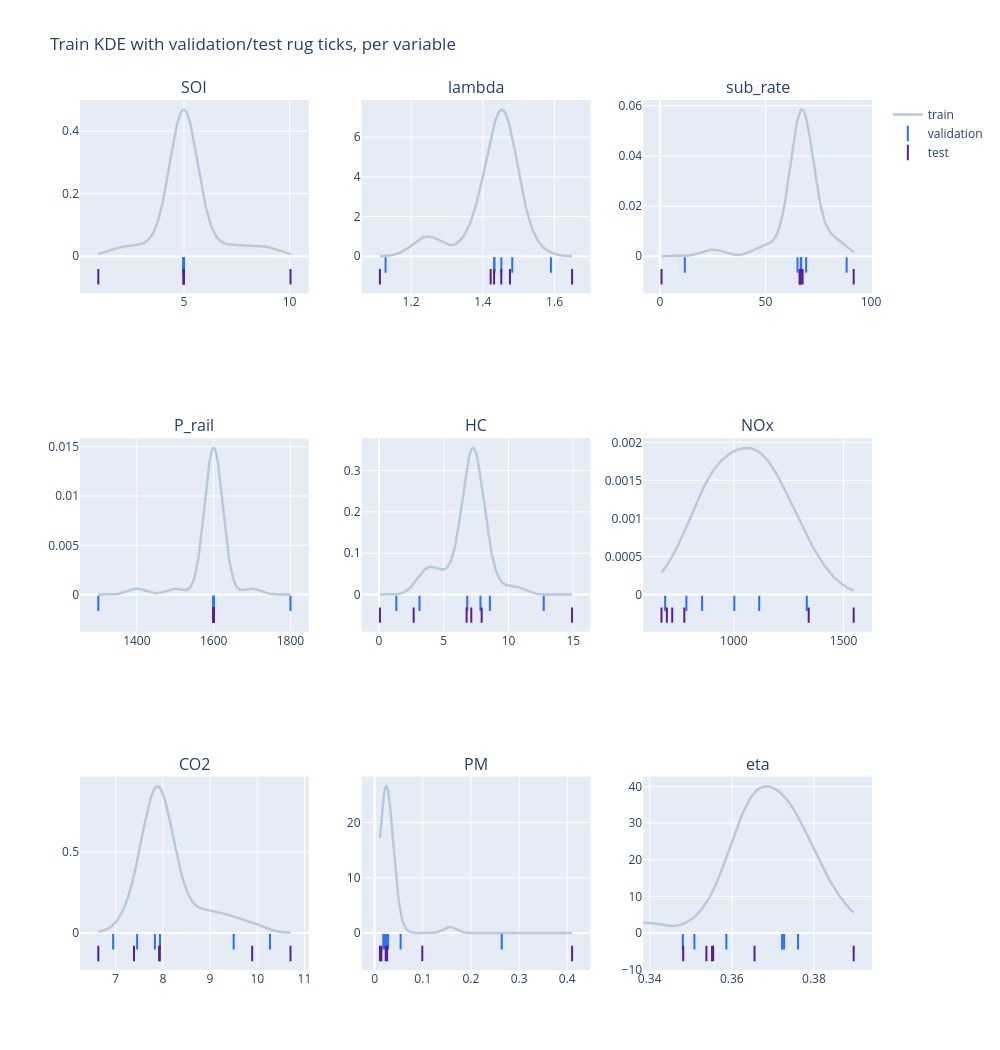

Notebook source saved alongside this figure:
### Markdown cell above
## 7. Train vs. validation vs. test per variable

Smooth KDE curve for train (n=28 supports a reasonable density
estimate); validation and test are shown as rug ticks at their actual
values rather than their own KDE curves, since a density estimate from
only 6 points would be more noise than signal.

### Code cell
from scipy.stats import gaussian_kde

fig = make_subplots(rows=3, cols=3, subplot_titles=ALL_COLS)

for i, col in enumerate(ALL_COLS):
    r, c = divmod(i, 3)
    train_vals = df.filter(pl.col("split") == "train")[col].to_numpy()
    val_vals = df.filter(pl.col("split") == "val")[col].to_numpy()
    test_vals = df.filter(pl.col("split") == "test")[col].to_numpy()

    kde = gaussian_kde(train_vals)
    x_grid = np.linspace(df[col].min(), df[col].max(), 200)
    density = kde(x_grid)
    peak = density.max()

    fig.add_trace(go.Scatter(x=x_grid, y=density, mode="lines",
                              line=dict(color=SPLIT_COLOR_OF["train"], width=2.5),
                              name="train", showlegend=(i == 0)),
                  row=r + 1, col=c + 1)
    for s, vals, offset in [("val", val_vals, -0.06), ("test", test_vals, -0.14)]:
        fig.add_trace(go.Scatter(x=vals, y=[offset * peak] * len(vals), mode="markers",
                                  marker=dict(color=SPLIT_COLOR_OF[s], symbol="line-ns", size=11,
                                              line=dict(width=2, color=SPLIT_COLOR_OF[s])),
                                  name=SPLIT_NAME_OF[s], showlegend=(i == 0)),
                      row=r + 1, col=c + 1)

fig.update_layout(height=1050, width=1000,
                   title_text="Train KDE with validation/test rug ticks, per variable")
fig.show()
fig.write_html(str(HTML_DIR / "A3_07_split_kde.html"), include_plotlyjs="inline")

### Figure 1 — Plotly figure (JSON) as saved in the notebook; plotly's stock layout.template omitted (floating-point values rounded to 4 significant figures; data arrays with more than 128 entries replaced by an {"elided": "..."} marker saying what was removed)
{"data": [{"line": {"color": "#B7C9DA", "width": 2.5}, "mode": "lines", "name": "train", "showlegend": true, "type": "scatter", "x": {"elided": "200 float values"}, "xaxis": "x", "y": {"elided": "200 float values"}, "yaxis": "y"}, {"marker": {"color": "#2B6EFF", "line": {"color": "#2B6EFF", "width": 2}, "size": 11, "symbol": "line-ns"}, "mode": "markers", "name": "validation", "showlegend": true, "type": "scatter", "x": [4.988, 4.988, 4.988, 4.988, 4.988, 4.988], "xaxis": "x", "y": [-0.02808, -0.02808, -0.02808, -0.02808, -0.02808, -0.02808], "yaxis": "y"}, {"marker": {"color": "#571D99", "line": {"color": "#571D99", "width": 2}, "size": 11, "symbol": "line-ns"}, "mode": "markers", "name": "test", "showlegend": true, "type": "scatter", "x": [10.04, 0.9448, 4.988, 4.988, 4.988, 4.988], "xaxis": "x", "y": [-0.06552, -0.06552, -0.06552, -0.06552, -0.06552, -0.06552], "yaxis": "y"}, {"line": {"color": "#B7C9DA", "width": 2.5}, "mode": "lines", "name": "train", "showlegend": false, "type": "scatter", "x": {"elided": "200 float values"}, "xaxis": "x2", "y": {"elided": "200 float values"}, "yaxis": "y2"}, {"marker": {"color": "#2B6EFF", "line": {"color": "#2B6EFF", "width": 2}, "size": 11, "symbol": "line-ns"}, "mode": "markers", "name": "validation", "showlegend": false, "type": "scatter", "x": [1.432, 1.129, 1.59, 1.452, 1.482, 1.432], "xaxis": "x2", "y": [-0.4429, -0.4429, -0.4429, -0.4429, -0.4429, -0.4429], "yaxis": "y2"}, {"marker": {"color": "#571D99", "line": {"color": "#571D99", "width": 2}, "size": 11, "symbol": "line-ns"}, "mode": "markers", "name": "test", "showlegend": false, "type": "scatter", "x": [1.476, 1.452, 1.431, 1.113, 1.649, 1.422], "xaxis": "x2", "y": [-1.033, -1.033, -1.033, -1.033, -1.033, -1.033], "yaxis": "y2"}, {"line": {"color": "#B7C9DA", "width": 2.5}, "mode": "lines", "name": "train", "showlegend": false, "type": "scatter", "x": {"elided": "200 float values"}, "xaxis": "x3", "y": {"elided": "200 float values"}, "yaxis": "y3"}, {"marker": {"color": "#2B6EFF", "line": {"color": "#2B6EFF", "width": 2}, "size": 11, "symbol": "line-ns"}, "mode": "markers", "name": "validation", "showlegend": false, "type": "scatter", "x": [11.82, 65.18, 66.74, 66.96, 69.26, 88.45], "xaxis": "x3", "y": [-0.003511, -0.003511, -0.003511, -0.003511, -0.003511, -0.003511], "yaxis": "y3"}, {"marker": {"color": "#571D99", "line": {"color": "#571D99", "width": 2}, "size": 11, "symbol": "line-ns"}, "mode": "markers", "name": "test", "showlegend": false, "type": "scatter", "x": [67.61, 66.15, 0.7718, 66.56, 66.77, 91.8], "xaxis": "x3", "y": [-0.008191, -0.008191, -0.008191, -0.008191, -0.008191, -0.008191], "yaxis": "y3"}, {"line": {"color": "#B7C9DA", "width": 2.5}, "mode": "lines", "name": "train", "showlegend": false, "type": "scatter", "x": {"elided": "200 float values"}, "xaxis": "x4", "y": {"elided": "200 float values"}, "yaxis": "y4"}, {"marker": {"color": "#2B6EFF", "line": {"color": "#2B6EFF", "width": 2}, "size": 11, "symbol": "line-ns"}, "mode": "markers", "name": "validation", "showlegend": false, "type": "scatter", "x": [1600.0, 1600.0, 1600.0, 1800.0, 1300.0, 1600.0], "xaxis": "x4", "y": [-0.0008921, -0.0008921, -0.0008921, -0.0008921, -0.0008921, -0.0008921], "yaxis": "y4"}, {"marker": {"color": "#571D99", "line": {"color": "#571D99", "width": 2}, "size": 11, "symbol": "line-ns"}, "mode": "markers", "name": "test", "showlegend": false, "type": "scatter", "x": [1600.0, 1600.0, 1600.0, 1600.0, 1600.0, 1600.0], "xaxis": "x4", "y": [-0.002082, -0.002082, -0.002082, -0.002082, -0.002082, -0.002082], "yaxis": "y4"}, {"line": {"color": "#B7C9DA", "width": 2.5}, "mode": "lines", "name": "train", "showlegend": false, "type": "scatter", "x": {"elided": "200 float values"}, "xaxis": "x5", "y": {"elided": "200 float values"}, "yaxis": "y5"}, {"marker": {"color": "#2B6EFF", "line": {"color": "#2B6EFF", "width": 2}, "size": 11, "symbol": "line-ns"}, "mode": "markers", "name": "validation", "showlegend": false, "type": "scatter", "x": [1.34, 3.13, 12.72, 6.814, 8.561, 7.835], "xaxis": "x5", "y": [-0.02126, -0.02126, -0.02126, -0.02126, -0.02126, -0.02126], "yaxis": "y5"}, {"marker": {"color": "#571D99", "line": {"color": "#571D99", "width": 2}, "size": 11, "symbol": "line-ns"}, "mode": "markers", "name": "test", "showlegend": false, "type": "scatter", "x": [6.767, 7.126, 0.07337, 2.679, 14.91, 7.929], "xaxis": "x5", "y": [-0.0496, -0.0496, -0.0496, -0.0496, -0.0496, -0.0496], "yaxis": "y5"}, {"line": {"color": "#B7C9DA", "width": 2.5}, "mode": "lines", "name": "train", "showlegend": false, "type": "scatter", "x": {"elided": "200 float values"}, "xaxis": "x6", "y": {"elided": "200 float values"}, "yaxis": "y6"}, {"marker": {"color": "#2B6EFF", "line": {"color": "#2B6EFF", "width": 2}, "size": 11, "symbol": "line-ns"}, "mode": "markers", "name": "validation", "showlegend": false, "type": "scatter", "x": [687.2, 1333.0, 784.0, 1116.0, 855.6, 1002.0], "xaxis": "x6", "y": [-0.0001155, -0.0001155, -0.0001155, -0.0001155, -0.0001155, -0.0001155], "yaxis": "y6"}, {"marker": {"color": "#571D99", "line": {"color": "#571D99", "width": 2}, "size": 11, "symbol": "line-ns"}, "mode": "markers", "name": "test", "showlegend": false, "type": "scatter", "x": [1546.0, 774.5, 695.0, 1341.0, 719.4, 670.6], "xaxis": "x6", "y": [-0.0002695, -0.0002695, -0.0002695, -0.0002695, -0.0002695, -0.0002695], "yaxis": "y6"}, {"line": {"color": "#B7C9DA", "width": 2.5}, "mode": "lines", "name": "train", "showlegend": false, "type": "scatter", "x": {"elided": "200 float values"}, "xaxis": "x7", "y": {"elided": "200 float values"}, "yaxis": "y7"}, {"marker": {"color": "#2B6EFF", "line": {"color": "#2B6EFF", "width": 2}, "size": 11, "symbol": "line-ns"}, "mode": "markers", "name": "validation", "showlegend": false, "type": "scatter", "x": [9.501, 10.27, 6.947, 7.939, 7.832, 7.455], "xaxis": "x7", "y": [-0.05432, -0.05432, -0.05432, -0.05432, -0.05432, -0.05432], "yaxis": "y7"}, {"marker": {"color": "#571D99", "line": {"color": "#571D99", "width": 2}, "size": 11, "symbol": "line-ns"}, "mode": "markers", "name": "test", "showlegend": false, "type": "scatter", "x": [7.921, 7.936, 9.893, 10.7, 6.633, 7.389], "xaxis": "x7", "y": [-0.1267, -0.1267, -0.1267, -0.1267, -0.1267, -0.1267], "yaxis": "y7"}, {"line": {"color": "#B7C9DA", "width": 2.5}, "mode": "lines", "name": "train", "showlegend": false, "type": "scatter", "x": {"elided": "200 float values"}, "xaxis": "x8", "y": {"elided": "200 float values"}, "yaxis": "y8"}, {"marker": {"color": "#2B6EFF", "line": {"color": "#2B6EFF", "width": 2}, "size": 11, "symbol": "line-ns"}, "mode": "markers", "name": "validation", "showlegend": false, "type": "scatter", "x": [0.264, 0.054, 0.018, 0.024, 0.028, 0.021], "xaxis": "x8", "y": [-1.592, -1.592, -1.592, -1.592, -1.592, -1.592], "yaxis": "y8"}, {"marker": {"color": "#571D99", "line": {"color": "#571D99", "width": 2}, "size": 11, "symbol": "line-ns"}, "mode": "markers", "name": "test", "showlegend": false, "type": "scatter", "x": [0.026, 0.011, 0.41, 0.099, 0.023, 0.014], "xaxis": "x8", "y": [-3.714, -3.714, -3.714, -3.714, -3.714, -3.714], "yaxis": "y8"}, {"line": {"color": "#B7C9DA", "width": 2.5}, "mode": "lines", "name": "train", "showlegend": false, "type": "scatter", "x": {"elided": "200 float values"}, "xaxis": "x9", "y": {"elided": "200 float values"}, "yaxis": "y9"}, {"marker": {"color": "#2B6EFF", "line": {"color": "#2B6EFF", "width": 2}, "size": 11, "symbol": "line-ns"}, "mode": "markers", "name": "validation", "showlegend": false, "type": "scatter", "x": [0.3481, 0.3509, 0.3587, 0.3727, 0.3722, 0.3761], "xaxis": "x9", "y": [-2.404, -2.404, -2.404, -2.404, -2.404, -2.404], "yaxis": "y9"}, {"marker": {"color": "#571D99", "line": {"color": "#571D99", "width": 2}, "size": 11, "symbol": "line-ns"}, "mode": "markers", "name": "test", "showlegend": false, "type": "scatter", "x": [0.3897, 0.3538, 0.3482, 0.3552, 0.3555, 0.3655], "xaxis": "x9", "y": [-5.61, -5.61, -5.61, -5.61, -5.61, -5.61], "yaxis": "y9"}], "layout": {"annotations": [{"font": {"size": 16}, "showarrow": false, "text": "SOI", "x": 0.1444, "xanchor": "center", "xref": "paper", "y": 1, "yanchor": "bottom", "yref": "paper"}, {"font": {"size": 16}, "showarrow": false, "text": "lambda", "x": 0.5, "xanchor": "center", "xref": "paper", "y": 1, "yanchor": "bottom", "yref": "paper"}, {"font": {"size": 16}, "showarrow": false, "text": "sub_rate", "x": 0.8556, "xanchor": "center", "xref": "paper", "y": 1, "yanchor": "bottom", "yref": "paper"}, {"font": {"size": 16}, "showarrow": false, "text": "P_rail", "x": 0.1444, "xanchor": "center", "xref": "paper", "y": 0.6111, "yanchor": "bottom", "yref": "paper"}, {"font": {"size": 16}, "showarrow": false, "text": "HC", "x": 0.5, "xanchor": "center", "xref": "paper", "y": 0.6111, "yanchor": "bottom", "yref": "paper"}, {"font": {"size": 16}, "showarrow": false, "text": "NOx", "x": 0.8556, "xanchor": "center", "xref": "paper", "y": 0.6111, "yanchor": "bottom", "yref": "paper"}, {"font": {"size": 16}, "showarrow": false, "text": "CO2", "x": 0.1444, "xanchor": "center", "xref": "paper", "y": 0.2222, "yanchor": "bottom", "yref": "paper"}, {"font": {"size": 16}, "showarrow": false, "text": "PM", "x": 0.5, "xanchor": "center", "xref": "paper", "y": 0.2222, "yanchor": "bottom", "yref": "paper"}, {"font": {"size": 16}, "showarrow": false, "text": "eta", "x": 0.8556, "xanchor": "center", "xref": "paper", "y": 0.2222, "yanchor": "bottom", "yref": "paper"}], "height": 1050, "title": {"text": "Train KDE with validation/test rug ticks, per variable"}, "width": 1000, "xaxis": {"anchor": "y", "domain": [0, 0.2889]}, "xaxis2": {"anchor": "y2", "domain": [0.3556, 0.6444]}, "xaxis3": {"anchor": "y3", "domain": [0.7111, 1]}, "xaxis4": {"anchor": "y4", "domain": [0, 0.2889]}, "xaxis5": {"anchor": "y5", "domain": [0.3556, 0.6444]}, "xaxis6": {"anchor": "y6", "domain": [0.7111, 1]}, "xaxis7": {"anchor": "y7", "domain": [0, 0.2889]}, "xaxis8": {"anchor": "y8", "domain": [0.3556, 0.6444]}, "xaxis9": {"anchor": "y9", "domain": [0.7111, 1]}, "yaxis": {"anchor": "x", "domain": [0.7778, 1]}, "yaxis2": {"anchor": "x2", "domain": [0.7778, 1]}, "yaxis3": {"anchor": "x3", "domain": [0.7778, 1]}, "yaxis4": {"anchor": "x4", "domain": [0.3889, 0.6111]}, "yaxis5": {"anchor": "x5", "domain": [0.3889, 0.6111]}, "yaxis6": {"anchor": "x6", "domain": [0.3889, 0.6111]}, "yaxis7": {"anchor": "x7", "domain": [0, 0.2222]}, "yaxis8": {"anchor": "x8", "domain": [0, 0.2222]}, "yaxis9": {"anchor": "x9", "domain": [0, 0.2222]}}}
